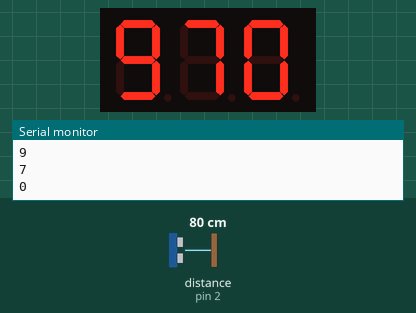
This sketch was run on a simulated Arduino Uno, built with avr-gcc and run on an emulated ATmega328P. Parts: 3-digit seven-segment display, the last lines printed to the serial monitor. Wiring (inferred from the names in the program): ultrasonic range finder: trigger pin 3; echo pin 2; 3-digit 7-segment display, segments lit when HIGH: segments pin 8, pin 9, pin 10, pin 11, pin 12, pin 13, A0; digit selects A1, A2, A3. Inputs (shaded band) come from the test bench; at power-on: distance to the obstacle (sensor on pin 2) 80 cm. The echo pulse lasts 58.3 µs per cm; the segment pins are drawn as the display they are named for.

Above: at 1.2 s.
1.3 s: distance to the obstacle (sensor on pin 2) set to 2 cm
At 2.2 s:
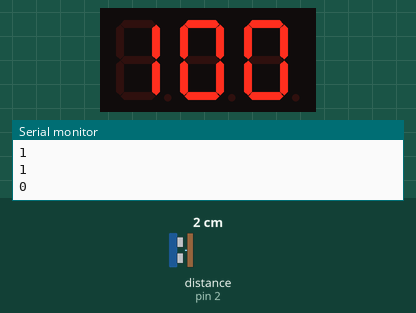
2.9 s: distance to the obstacle (sensor on pin 2) set to 120 cm
At 4.0 s:
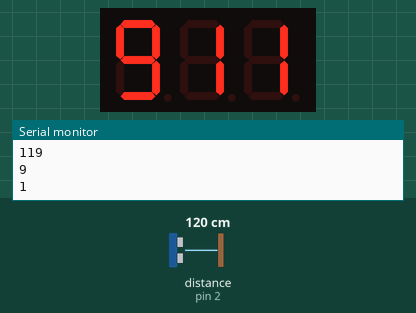
4.5 s: distance to the obstacle (sensor on pin 2) set to 9 cm
At 5.0 s:
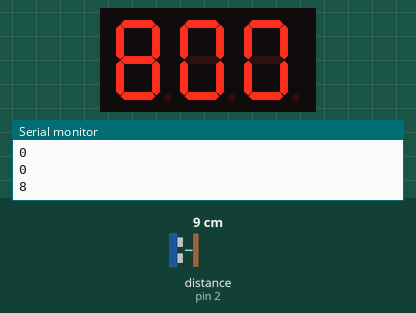
Timing chart, 0 to 7.5 s (numbered marks = the images above; inputs shaded):
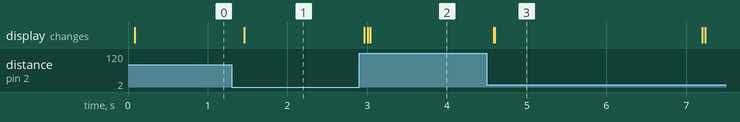

The sketch:

01_Sensor_and_7-segment.ino
```cpp
//Project - Sensor IMKA
int aPin = 8;
int bPin = 9;
int cPin = 10;
int dPin = 11;
int ePin = 12;
int fPin = 13;
int gPin = A0;
int ledPin = A1;
int ledPin2 = A2;
int ledPin3 = A3;
// Value read from LDR
int lightVal = 0;
int score;
int puluhan;
int satuan;
int ratusan = 0;

//Sensor Jarak
#define echoPin 2 // Echo Pin yang dekat ground
#define trigPin 3 // Trigger Pin
int maximumRange = 200; // Maximum range needed
int minimumRange = 0; // Minimum range needed
long duration, distance; // Duration used to calculate distance


void setup()
{
// Set both pins as outputs
Serial.begin (9600);
 pinMode(trigPin, OUTPUT);
 pinMode(echoPin, INPUT);
 pinMode(aPin, OUTPUT);
 pinMode(bPin, OUTPUT);
 pinMode(cPin, OUTPUT);
 pinMode(dPin, OUTPUT);
 pinMode(ePin, OUTPUT);
 pinMode(fPin, OUTPUT);
 pinMode(gPin, OUTPUT);
 Serial.begin(9600);
 analogReference(INTERNAL);
 pinMode(ledPin, OUTPUT);
 pinMode(ledPin2, OUTPUT);
 pinMode(ledPin3, OUTPUT);
}

  void loop() {
/* The following trigPin/echoPin cycle is used to determine the
 distance of the nearest object by bouncing soundwaves off of it. */
 digitalWrite(trigPin, LOW);
 delayMicroseconds(2);

 digitalWrite(trigPin, HIGH);
 delayMicroseconds(10);

 digitalWrite(trigPin, LOW);
 duration = pulseIn(echoPin, HIGH);

 //Calculate the distance (in cm) based on the speed of sound.
 distance = duration/58.2;


 if (distance >= maximumRange || distance <= minimumRange){
 /* Send a negative number to computer and Turn LED ON
 to indicate "out of range" */
 Serial.println("-1");
 }
 else {
 /* Send the distance to the computer using Serial protocol, and
 turn LED OFF to indicate successful reading. */
       Serial.println(distance);
       satuan = distance % 10;
       Serial.println(satuan);
       pickNumber(satuan);
       digitalWrite(ledPin, LOW);
       digitalWrite(ledPin2, HIGH); //A2 ledpin 7 segmen kiri
       digitalWrite(ledPin3, HIGH);
       delay(10);


       puluhan = (distance %100)/10;
       Serial.println(puluhan);
       pickNumber(puluhan);
       digitalWrite(ledPin2, LOW);
       digitalWrite(ledPin, HIGH); //A1 ledpin 7 segmen kanan
       digitalWrite(ledPin3, HIGH);
       delay(10);

       ratusan = distance / 100;
       Serial.println(ratusan);
       pickNumber(ratusan);
       digitalWrite(ledPin3, LOW);
       digitalWrite(ledPin2, HIGH); //A2 ledpin 7 segmen kiri
       digitalWrite(ledPin, HIGH);
       delay(10);
 }

 //Delay 50ms before next reading.
 delay(50);
}


void pickNumber(int x){
   switch(x){
     case 1: one(); break;
     case 2: two(); break;
     case 3: three(); break;
     case 4: four(); break;
     case 5: five(); break;
     case 6: six(); break;
     case 7: seven(); break;
     case 8: eight(); break;
     case 9: nine(); break;
     default: zero(); break;
   }
}

void one()
{
  digitalWrite(aPin, 0);
  digitalWrite(bPin, 1);
  digitalWrite(cPin, 1);
  digitalWrite(dPin, 0);
  digitalWrite(ePin, 0);
  digitalWrite(fPin, 0);
  digitalWrite(gPin, 0);
}

void two()
{
  digitalWrite(aPin, 1);
  digitalWrite(bPin, 1);
  digitalWrite(cPin, 0);
  digitalWrite(dPin, 1);
  digitalWrite(ePin, 1);
  digitalWrite(fPin, 0);
  digitalWrite(gPin, 1);
}

void three()
{
  digitalWrite(aPin, 1);
  digitalWrite(bPin, 1);
  digitalWrite(cPin, 1);
  digitalWrite(dPin, 1);
  digitalWrite(ePin, 0);
  digitalWrite(fPin, 0);
  digitalWrite(gPin, 1);
}

void four()
{
  digitalWrite(aPin, 0);
  digitalWrite(bPin, 1);
  digitalWrite(cPin, 1);
  digitalWrite(dPin, 0);
  digitalWrite(ePin, 0);
  digitalWrite(fPin, 1);
  digitalWrite(gPin, 1);
}

void five()
{
  digitalWrite(aPin, 1);
  digitalWrite(bPin, 0);
  digitalWrite(cPin, 1);
  digitalWrite(dPin, 1);
  digitalWrite(ePin, 0);
  digitalWrite(fPin, 1);
  digitalWrite(gPin, 1);
}

void six()
{
  digitalWrite(aPin, 1);
  digitalWrite(bPin, 0);
  digitalWrite(cPin, 1);
  digitalWrite(dPin, 1);
  digitalWrite(ePin, 1);
  digitalWrite(fPin, 1);
  digitalWrite(gPin, 1);
}

void seven()
{
  digitalWrite(aPin, 1);
  digitalWrite(bPin, 1);
  digitalWrite(cPin, 1);
  digitalWrite(dPin, 0);
  digitalWrite(ePin, 0);
  digitalWrite(fPin, 0);
  digitalWrite(gPin, 0);
}

void eight()
{
  digitalWrite(aPin, 1);
  digitalWrite(bPin, 1);
  digitalWrite(cPin, 1);
  digitalWrite(dPin, 1);
  digitalWrite(ePin, 1);
  digitalWrite(fPin, 1);
  digitalWrite(gPin, 1);
}

void nine()
{
  digitalWrite(aPin, 1);
  digitalWrite(bPin, 1);
  digitalWrite(cPin, 1);
  digitalWrite(dPin, 1);
  digitalWrite(ePin, 0);
  digitalWrite(fPin, 1);
  digitalWrite(gPin, 1);
}

void zero()
{
  digitalWrite(aPin, 1);
  digitalWrite(bPin, 1);
  digitalWrite(cPin, 1);
  digitalWrite(dPin, 1);
  digitalWrite(ePin, 1);
  digitalWrite(fPin, 1);
  digitalWrite(gPin, 0);
}
```

Measured:
- after the input at 1.3 s, the display: changes after 0.16 s (image 1)
- after the input at 2.9 s, the display: first changes after 0.06 s (image 2 shows a later state)
- after the input at 4.5 s, the display: first changes after 0.09 s (image 3 shows a later state)
